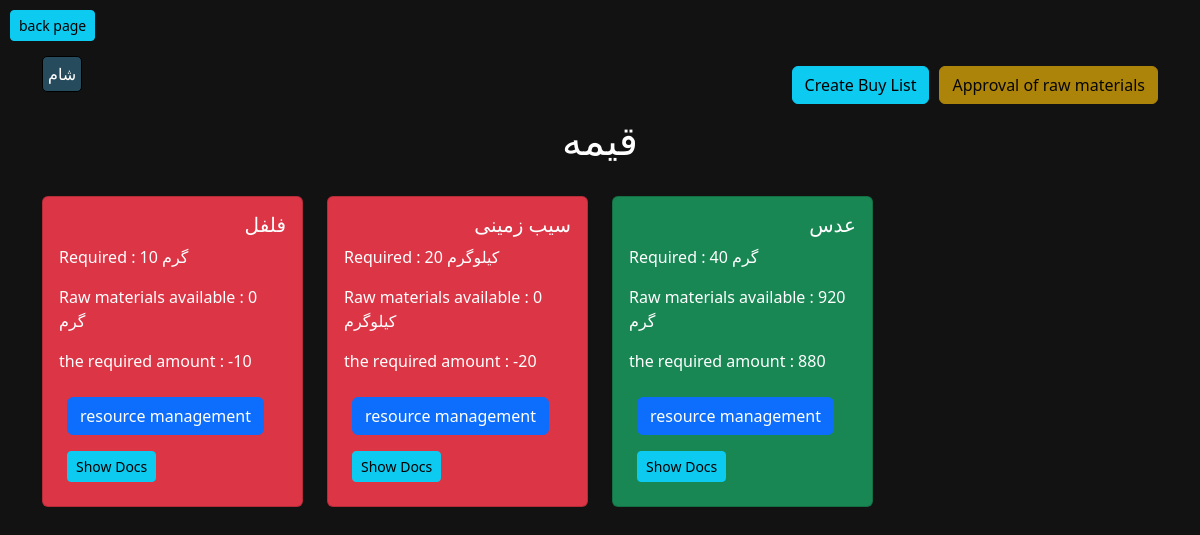
/update/week/food/1, run on the app's committed database.
### food/models.py (models this page shows, shortened)
class week(models.Model):
    day = models.IntegerField(choices=get_mellll(2))
    month = models.IntegerField(choices=get_mellll(3))
    year = models.IntegerField(choices=get_mellll(4))
    type = models.CharField(max_length=100,choices=get_mellll(1))
    food = models.ForeignKey(food, on_delete=models.CASCADE)
    status = models.BooleanField(default=False)

class food(models.Model):
    name = models.CharField(max_length=100)
    persons = models.IntegerField()
    reqqs = models.ManyToManyField(reqq, through='foodreqq')

class material(models.Model):
    name = models.CharField(max_length=100)
    count = models.IntegerField()
    typework = models.CharField(max_length=100,choices=get_mellll(5))
    url = models.CharField(max_length=100)

class reqq(models.Model):
    count = models.IntegerField()
    material = models.ForeignKey(material, on_delete=models.CASCADE)

### food/views.py (the view)
# urls.py: path("update/week/food/<int:id>", views.updatefood),
def updatefood(request,id):
    weekdata = week.objects.filter(id=id).values()
    fooddata = food.objects.filter(id=weekdata[0]['food_id']).values()
    reqqs = reqq.objects.all()
    reqqdata = []
    for x in reqqs:
        data = food.objects.filter(foodreqq=x.id)
        for y in data:
            if y.id == weekdata[0]['food_id']:
                reqqdata.append(x)
    materialdata = []
    for x in reqqdata:
        data = material.objects.filter(id=x.material.id)
        materialdata.append(data)
    access = False
    status = []
    for x in reqqdata:
        for y in materialdata:
            for z in y:
                if x.material.id == z.id:
                    data = int(z.count) - (x.count)
                    if data < 0:
                        access = True
                    status.append((z.id,data))
    return render(request, 'updatefood.html', {'week': weekdata,'food':fooddata,'reqq': reqqdata,'material': materialdata,'status': status,'access' : access})

### food/templates/updatefood.html (shortened to what this page needs)
{% load static %}
{% load humanize %}
<!DOCTYPE html>
<html lang="en">
<head>
  <link href="{% static "assets/vendor/bootstrap/css/bootstrap.min.css" %}" rel="stylesheet">
  <link href="{% static "assets/vendor/bootstrap-icons/bootstrap-icons.css" %}" rel="stylesheet">
</head>
<body style="background-color: #121212;color: #fff;">
    <a href="/admin/food/week/" class="btn btn-info btn-sm" style="display: inline-block;margin: 10px;">back page</a>
    <div class="container">
        <span style="border: 1px black solid;border-radius: 5px;padding: 5px;color: #fff;background-color: #264B5D;display: inline-block;margin-top: 5px;">{{ week.0.type}}</span>
        <button onclick="window.location.href = '/update/week/food/{{ week.0.id }}/access';" class="btn btn-warning" style="float: right; display: inline-block;margin-top: 15px;" {% if access %} disabled {% endif %}>Approval of raw materials</button>
        <button onclick="window.location.href = '/admin/food/buylist/';" class="btn btn-info" style="float: right; display: inline-block;margin-top: 15px;margin-right: 10px;" {% if not access %} disabled {% endif %}>Create Buy List</button>
        <div style="width: 200px;margin: auto;text-align: center;" class="mt-4">
            <h1>{{ food.0.name }}</h1>
        </div>
        <div class="row">
        {% for x in reqq %}
            {% for y in material %}
                {% for z in y %}
                    {% for c in status %}
                        {% if x.material.id == z.id and c.0 == x.material.id %}
                            <div class="col-3 mt-4">
                                <div class="card {% if c.1 >= 0 %} bg-success {% else %} bg-danger {% endif %} text-white">
                                    <div class="card-body">
                                        <h5 class="card-title" style="text-align: end;width: 100%;">{{ z.name }}</h5>
                                        <p>Required : {{ x.count }} {{ z.typework }} </p>
                                        <p>Raw materials available : {{ z.count }} {{ z.typework }}</p>
                                        <p>the required amount : {{ c.1 }}</p>
                                        <a href="/admin/food/material/{{ z.id }}/change/" class="btn btn-primary m-2">resource management</a>
                                        <a href="{{ z.url }}" class="btn btn-info m-2 btn-sm" target="_blank">Show Docs</a>
                                    </div>
                                </div>
                            </div>
                        {% endif %}
                    {% endfor%}
                {% endfor%}
            {% endfor%}
        {% endfor%}
        </div>
    </div>
</body>
</html>

### data on the page
week: type "شام"
food: name "قیمه"
reqq: count "10"
material: name "فلفل", typework "گرم", count "0", typework "گرم", c "-10"
reqq: count "20"
material: name "سیب زمینی", typework "کیلوگرم", count "0", typework "کیلوگرم", c "-20"
reqq: count "40"
material: name "عدس", typework "گرم", count "920", typework "گرم", c "880"
